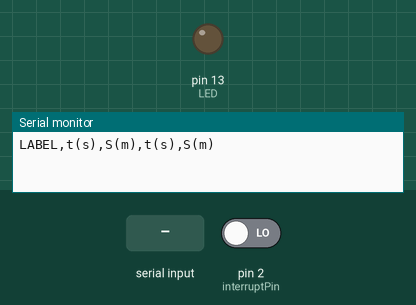
This sketch was run on a simulated Arduino Uno, built with avr-gcc and run on an emulated ATmega328P. Shown: output pins drawn as LEDs (lit = HIGH), the last lines printed to the serial monitor. The test bench sets the inputs (shaded band); at power-on: pin 2 (interruptPin) LOW.

Above: at 1.2 s.
1.3 s: "A" received over Serial
At 1.9 s:
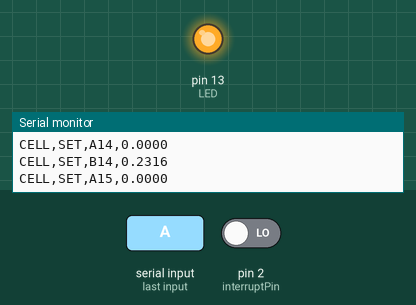
3.5 s: "B" received over Serial
At 4.8 s:
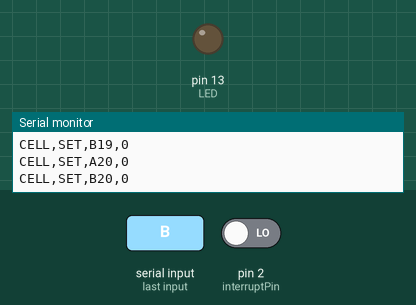
5.0 s: "C" received over Serial
At 5.6 s:
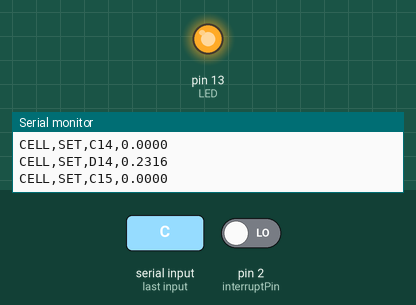
Timing chart, 0 to 8.0 s (numbered marks = the images above; inputs shaded):
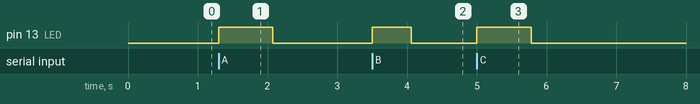

Measured:
- after the input at 1.3 s, pin 13 (LED): LOW → HIGH at once, → LOW 0.77 s later
- after the input at 3.5 s, pin 13 (LED): LOW → HIGH at once, → LOW 0.56 s later
- after the input at 5.0 s, pin 13 (LED): LOW → HIGH at once, → LOW 0.78 s later

The sketch:

Free_Fall.ino
```cpp
//**********************************************************************************************
//************************ACQUIRING DATA FROM ARDUINO VIA EXCEL.********************************
//********************This version works for both 32-bit and 64-bit systems********************
//**********************************************************************************************

//******HARDWARE DEFINITIONS
#define LED  13
#define interruptPin  2

//*******VARIABLE DEFINITIONS
int option, i, ii = 0, j = 0, jj;
float T[100];


void setup()
{
    Serial.begin(9600);
    pinMode(LED, OUTPUT);
    Serial.println("LABEL,t(s),S(m),t(s),S(m)");
    // attachInterrupt(0, Time, CHANGE); //Activating external interrupt mode (Pin D2)
    attachInterrupt(digitalPinToInterrupt(interruptPin), Time, CHANGE);
}

void Time()// Function to capture time using external interrupt in microseconds
{
    T[j] = micros();
    j = j + 1;
}
void loop()
{
    if (Serial.available() > 0)
    {
        option = Serial.read();
    }

    switch(option)
    {
        case 'A':
            digitalWrite(LED, HIGH);
            Serial.println("LABEL,t(s),S(m),t(s),S(m)");

            jj = 2; // Row Control
            for (i = 0; i < 19; i++)
            {
                Serial.print("CELL,SET,");
                Serial.print('A'); // Specify the Column
                Serial.print(jj);  // Specify the Row
                Serial.print(",");
                Serial.println((T[i] - T[0]) / 1000000, 4);
                Serial.print("CELL,SET,");
                Serial.print('B');
                Serial.print(jj);
                Serial.print(",");
                Serial.println(i * 0.0193, 4);
                jj = jj + 1; // Row progression
                // delay(100);
            }

            j = 0;
            for (i = 0; i < 30; i++)
            {
                T[i] = 0; // RESET THE TIME STORAGE ARRAY
            }
            digitalWrite(LED, LOW);
            option = 100;
            break;

        case 'B':   //************RESETTING COLUMNS A, B******************
            jj = 2;
            Serial.println("RESETROW");
            digitalWrite(LED, HIGH);

            for (i = 0; i < 19; i++)
            {
                Serial.print("CELL,SET,");
                Serial.print('A'); // Specify the Column
                Serial.print(jj); // Specify the Row
                Serial.print(",");
                Serial.println(0);
                Serial.print("CELL,SET,");
                Serial.print('B');
                Serial.print(jj);
                Serial.print(",");
                Serial.println(0);
                jj = jj + 1; // Row progression
            }

            digitalWrite(LED, LOW);
            option = 100;
            break;

        case 'C':
            digitalWrite(LED, HIGH);
            Serial.println("LABEL,t(s),S(m),t(s),S(m)");
            jj = 2; // Row Control
            for (i = 0; i < 19; i++)
            {
                Serial.print("CELL,SET,"); // Specifying the Cell
                Serial.print('C'); // Specify the Column
                Serial.print(jj); // Specify the Row
                Serial.print(",");
                Serial.println((T[i] - T[0]) / 1000000, 4);
                Serial.print("CELL,SET,");
                Serial.print('D');
                Serial.print(jj);
                Serial.print(",");
                Serial.println(i * 0.0193, 4);
                jj = jj + 1; // Row progression
                // delay(100);
            }
            Serial.println(" ");
            j = 0;
            for (i = 0; i < 30; i++)
            {
                T[i] = 0;
            }
            digitalWrite(LED, LOW);
            option = 100;
            break;

        case 'D':
            //************RESETTING THE SPREADSHEET******************
            ii = 0;
            jj = 2;
            Serial.println("RESETROW");
            digitalWrite(LED, HIGH);

            for (i = 0; i < 19; i++)
            {
                Serial.print("CELL,SET,");
                Serial.print('C');
                Serial.print(jj);
                Serial.print(",");
                Serial.println(0);
                Serial.print("CELL,SET,");
                Serial.print('D');
                Serial.print(jj);
                Serial.print(",");
                Serial.println(0);
                jj = jj + 1; // Row progression
            }
            digitalWrite(LED, LOW);
            option = 100;
            break;

            case 'R':
            digitalWrite(LED, HIGH);

            for (i = 0; i < 19; i++)
            {
                Serial.print((T[i] - T[0]) / 1000000, 4);
                Serial.print(",");
                Serial.println(i * 0.0193, 4);
            }
                Serial.println("**********************");
                Serial.println("**********************");

                digitalWrite(LED, LOW);
                option = 100;
                  break;


        case 'E':       //************RECEIVING PARAMETERS******************
            option = 100;
            break;

        default:
            delay(1);
    }
}
```
